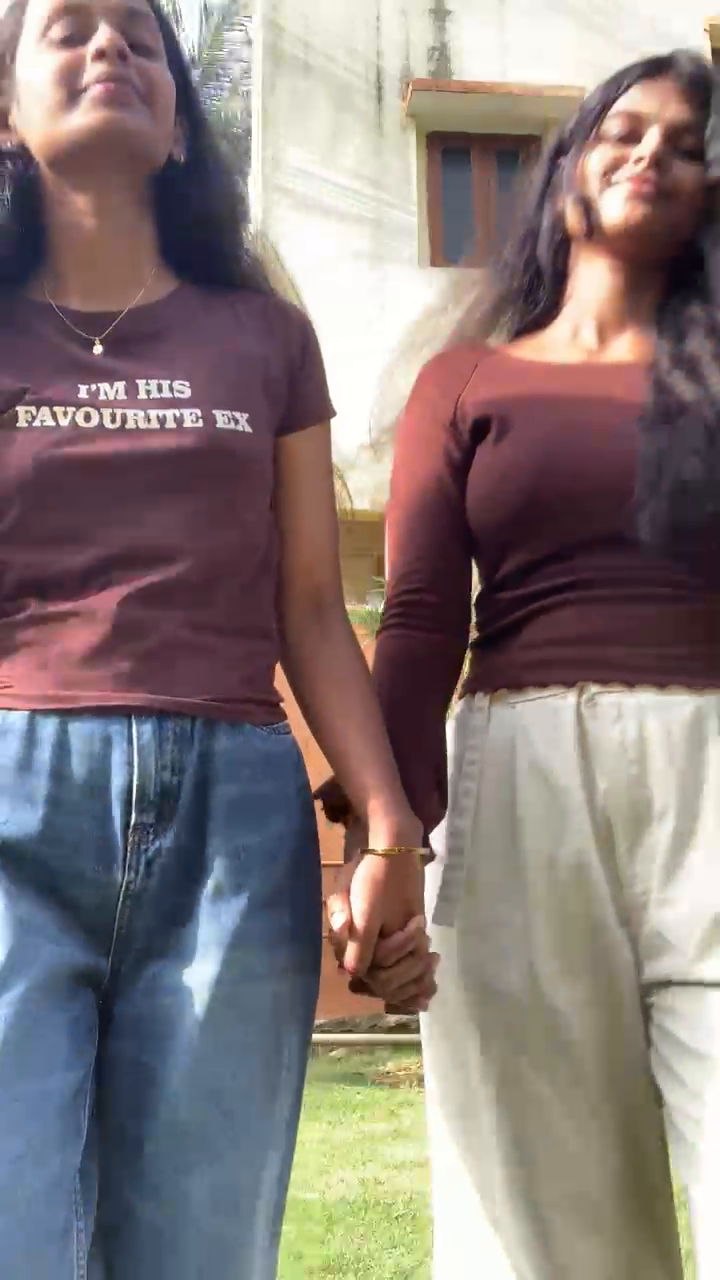
#> input picture frame 41 of sample_full.mp4, 720 x 1280 px, given in place of sample.mp4, which was not available
$ python test_enhance.py
#> lines starting #> are read from the running program, lines starting #| are printed output that depends on the picture
### enhance.py
import cv2
import numpy as np

clahe = cv2.createCLAHE(clipLimit=3.0, tileGridSize=(8, 8))
GAMMA_TABLE = np.array([(i / 255.0) ** 0.5 * 255 for i in range(256)]).astype("uint8")

def enhance(frame, denoise=False):
    brightened = cv2.LUT(frame, GAMMA_TABLE)
    lab = cv2.cvtColor(brightened, cv2.COLOR_BGR2LAB)
    l, a, b = cv2.split(lab)
    l = clahe.apply(l)
    result = cv2.cvtColor(cv2.merge((l, a, b)), cv2.COLOR_LAB2BGR)
    if denoise:  # slow, so off by default
        result = cv2.fastNlMeansDenoisingColored(result, None, 5, 5, 7, 21)
    return cv2.GaussianBlur(result, (3, 3), 0)

### test_enhance.py
import cv2
import numpy as np
from enhance import enhance

def boost(frame):
    """Stronger brightening for videos that are already dark."""
    gray = cv2.cvtColor(frame, cv2.COLOR_BGR2GRAY)
    p = np.percentile(gray, 99.5)
    gain = min(200.0 / max(p, 5), 40)
    out = np.clip(frame.astype(np.float32) * gain, 0, 255).astype(np.uint8)
    return enhance(out), gain

cap = cv2.VideoCapture("sample.mp4")
total = int(cap.get(cv2.CAP_PROP_FRAME_COUNT))
print("Total frames:", total)

for i, pos in enumerate([0.1, 0.3, 0.5, 0.7, 0.9], start=1):
    cap.set(cv2.CAP_PROP_POS_FRAMES, int(total * pos))
    ok, frame = cap.read()
    if not ok:
        continue
    boosted, gain = boost(frame)
    small_a = cv2.resize(frame, (640, 360))
    small_b = cv2.resize(boosted, (640, 360))
    cv2.imwrite(f"compare_{i}.jpg", np.hstack([small_a, small_b]))
    print(f"frame at {int(pos*100)}%: average brightness {frame.mean():.1f}, gain used {gain:.1f}")
#> this loop made 5 passes
#> (p in boost, gain) on passes 1 to 5: (255, 0.784), (250, 0.8), (241, 0.83), (243, 0.823), (237, 0.844)
#> (printed output is left out)
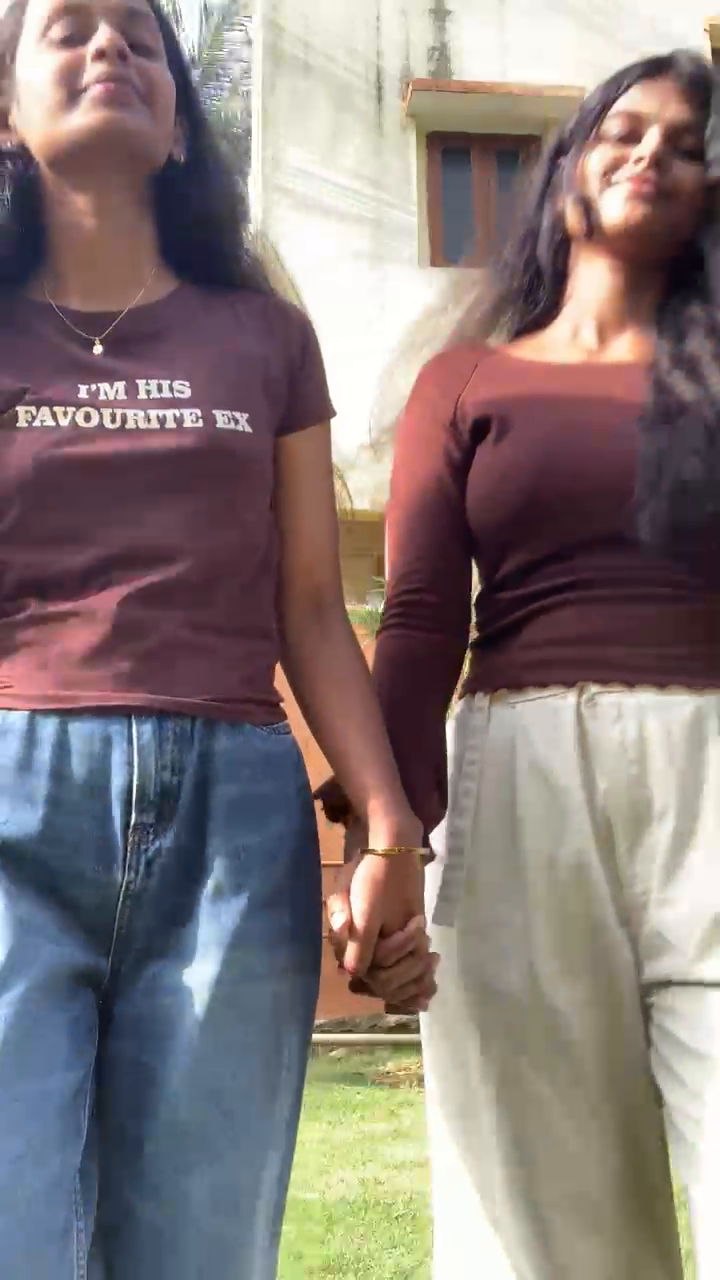
#> input picture frame 41 of sample_full.mp4, 720 x 1280 px, given in place of sample.mp4, which was not available
#> pass 1, in boost, `gray = cv2.cvtColor(frame, cv2.COLOR_BGR2GRAY)`:
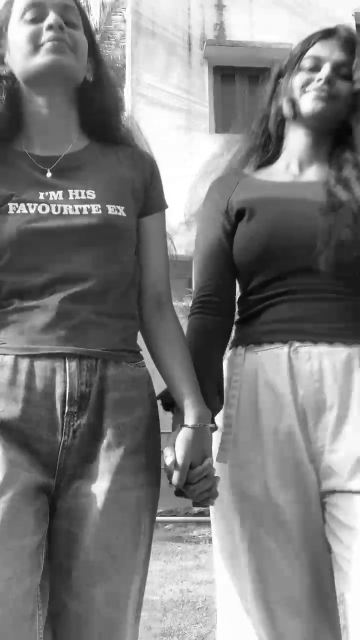
#> gray: shape (1280, 720) (shown at 1/2 size); min 1, max 255, mean 124.4
#> pass 1, in enhance, `brightened = cv2.LUT(frame, GAMMA_TABLE)`:
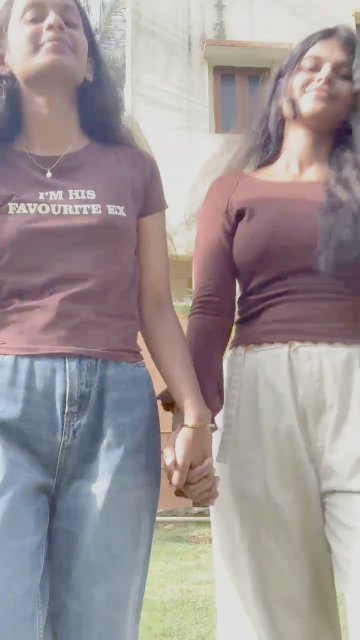
#> brightened: shape (1280, 720, 3) (shown at 1/2 size); mean B, G, R 148.3, 147.3, 156.6
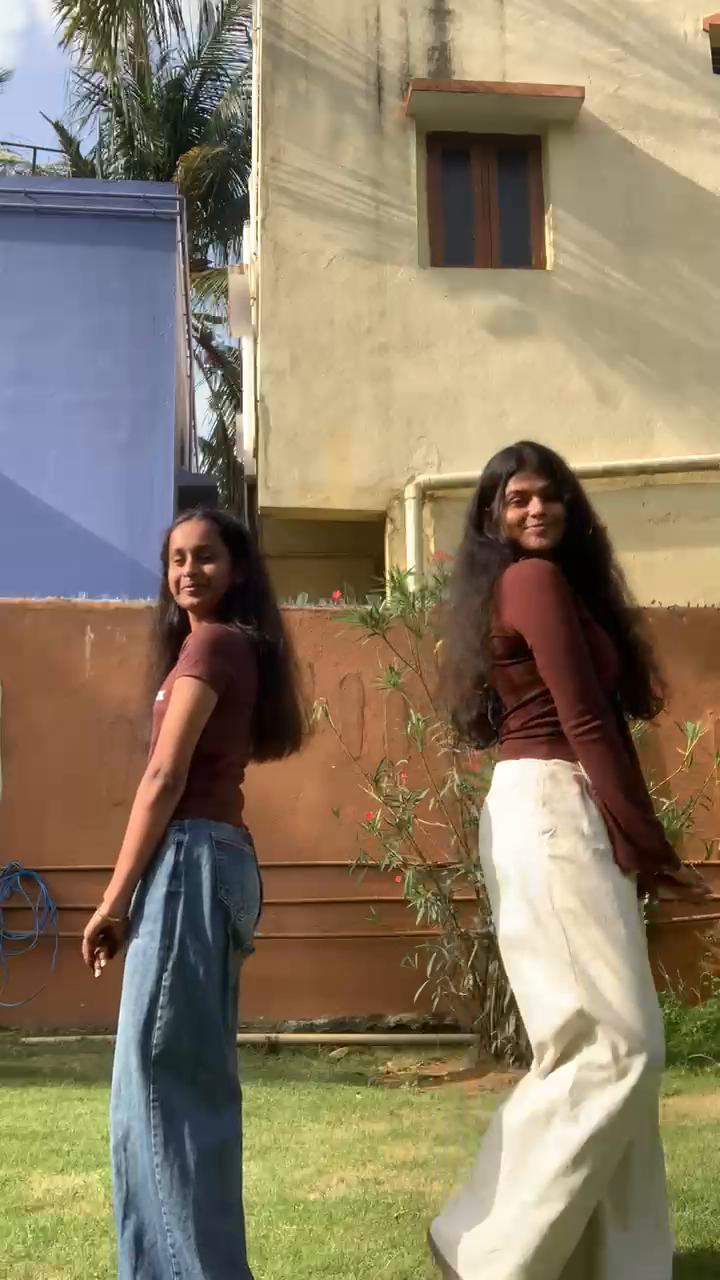
#> input picture frame 125 of sample_full.mp4, 720 x 1280 px, given in place of sample.mp4, which was not available
#> after the loop:
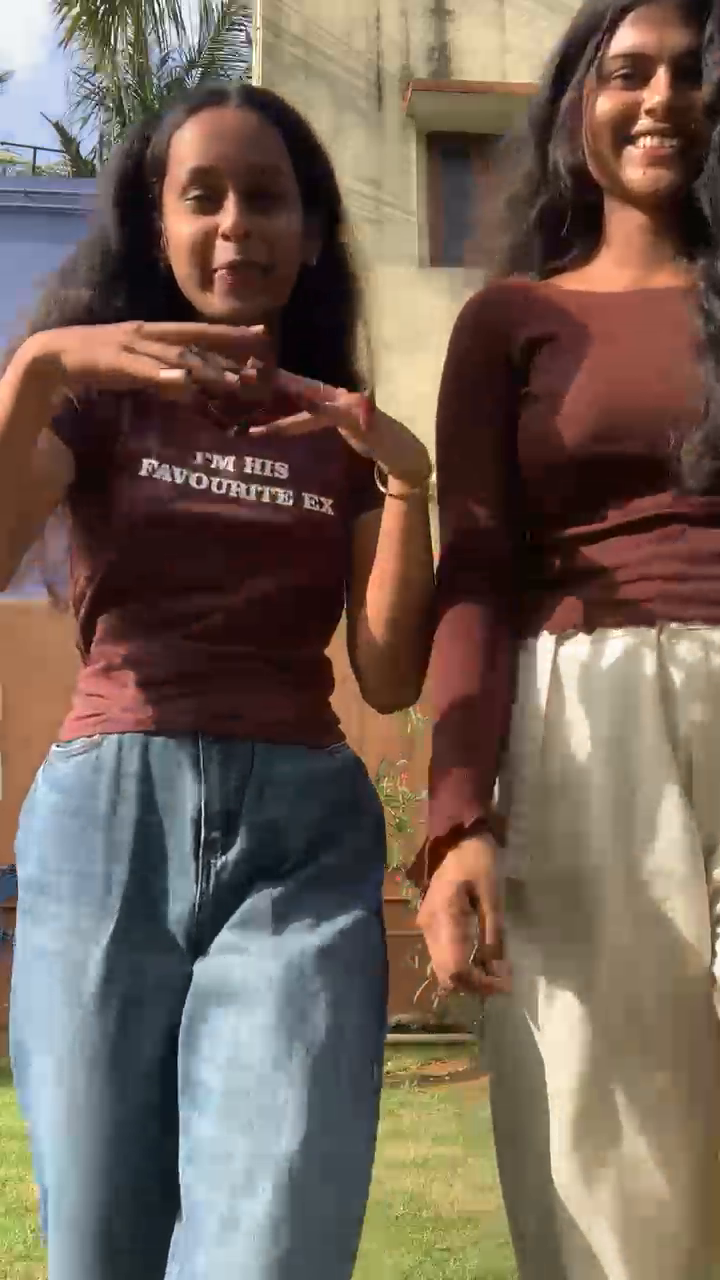
#> frame: shape (1280, 720, 3); mean B, G, R 86, 97.6, 114.3

print("Done. Open compare_1.jpg to compare_5.jpg (left = original, right = brightened)")

$ run again, starting later in the video
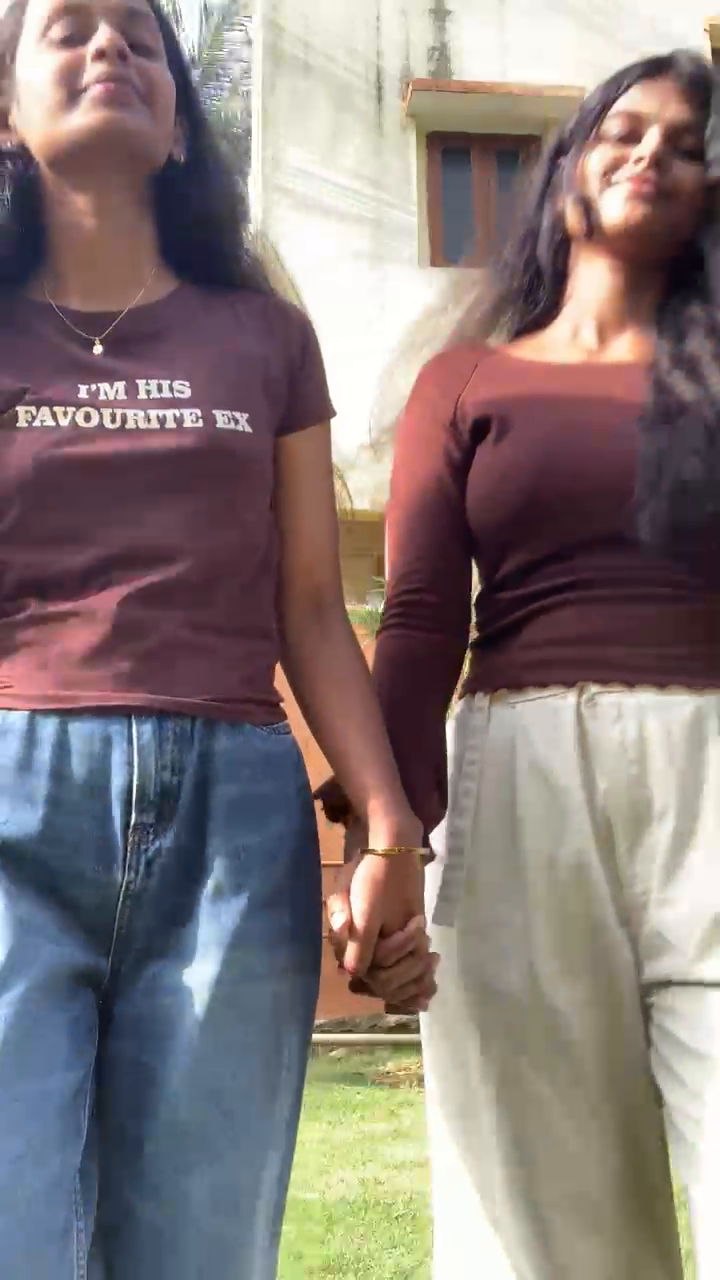
#> input picture frame 41 of sample_full.mp4, 720 x 1280 px, given in place of sample.mp4, which was not available
#> the loop `for i, pos in enumerate([0.1, 0.3, 0.5, 0.7, 0.9], start=1):` made 5 passes
#> (p in boost, gain) on passes 1 to 5: (255, 0.784), (250, 0.8), (241, 0.83), (243, 0.823), (237, 0.844)
#> (printed output is left out)
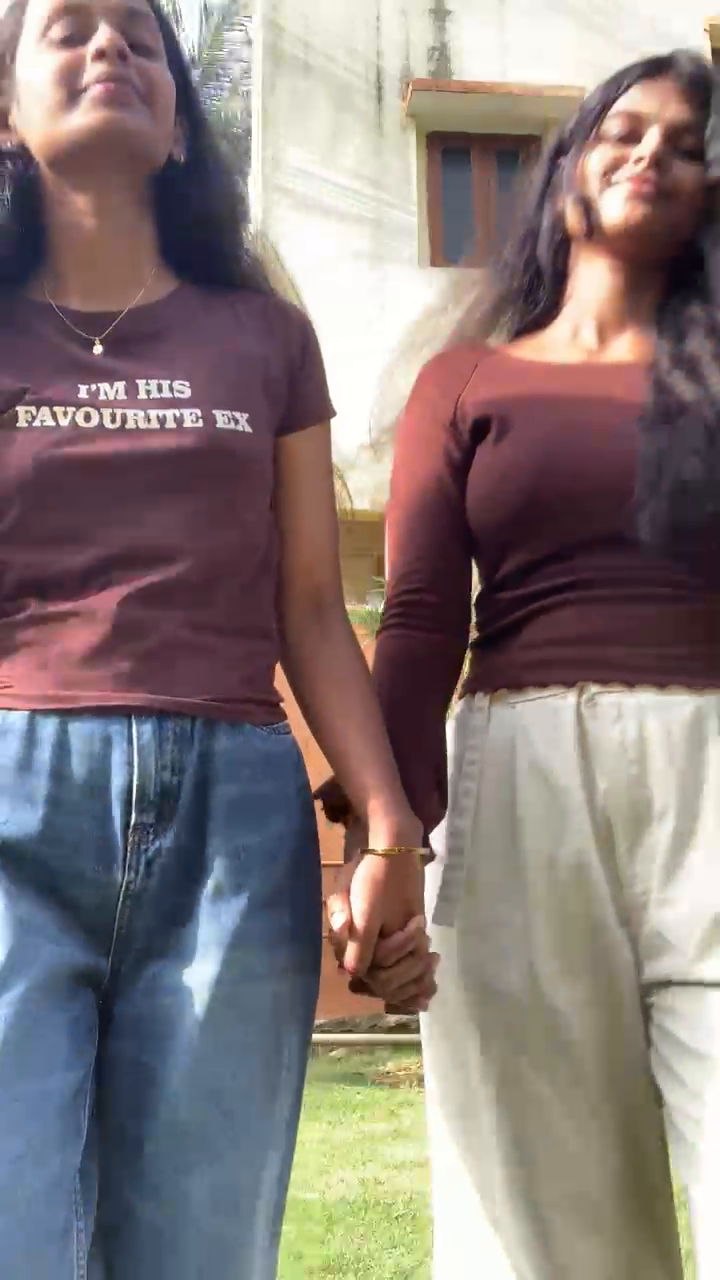
#> input picture frame 41 of sample_full.mp4, 720 x 1280 px, given in place of sample.mp4, which was not available
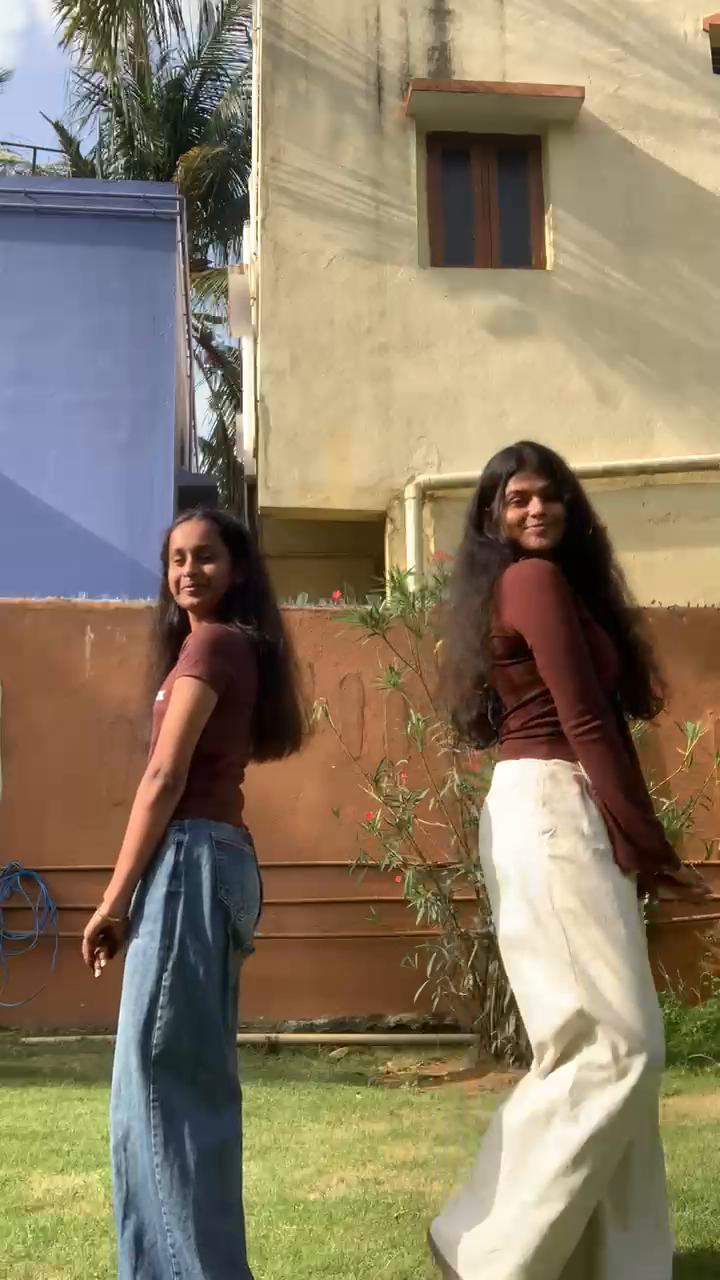
#> input picture frame 125 of sample_full.mp4, 720 x 1280 px, given in place of sample.mp4, which was not available

$ run again, starting later in the video
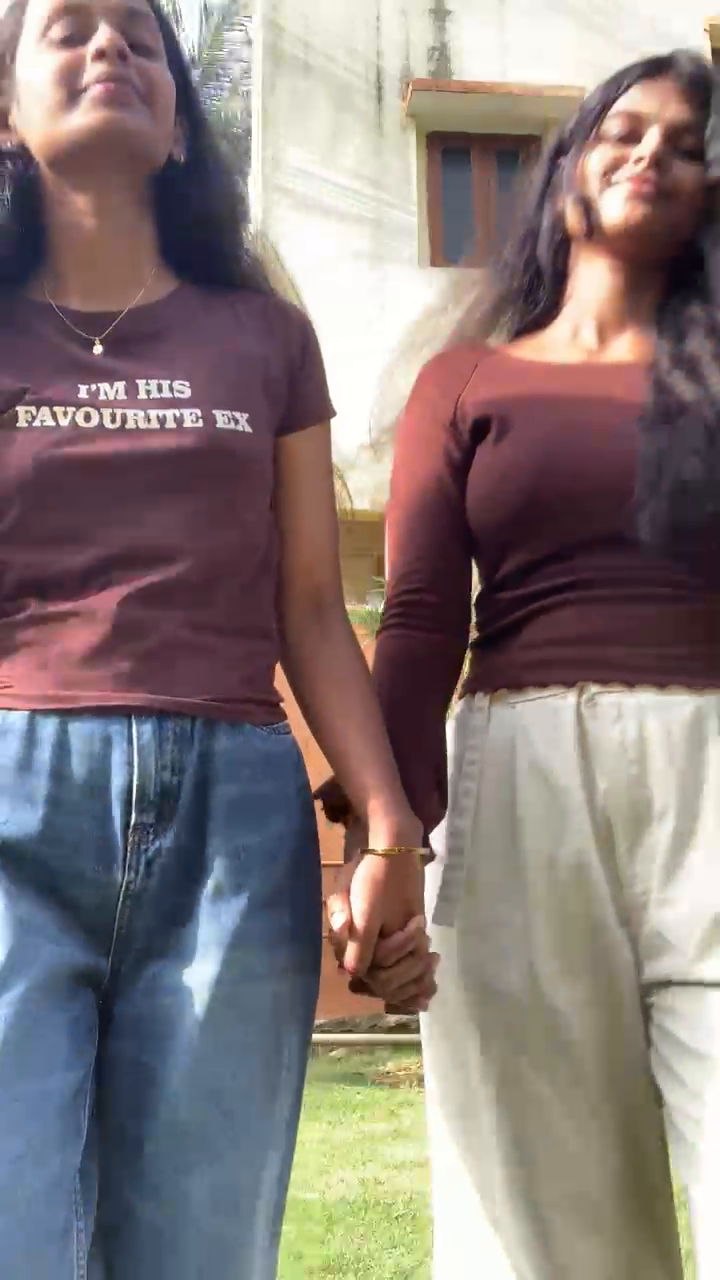
#> input picture frame 41 of sample_full.mp4, 720 x 1280 px, given in place of sample.mp4, which was not available
#> the loop `for i, pos in enumerate([0.1, 0.3, 0.5, 0.7, 0.9], start=1):` made 5 passes
#> (p in boost, gain) on passes 1 to 5: (255, 0.784), (250, 0.8), (241, 0.83), (243, 0.823), (237, 0.844)
#> (printed output is left out)
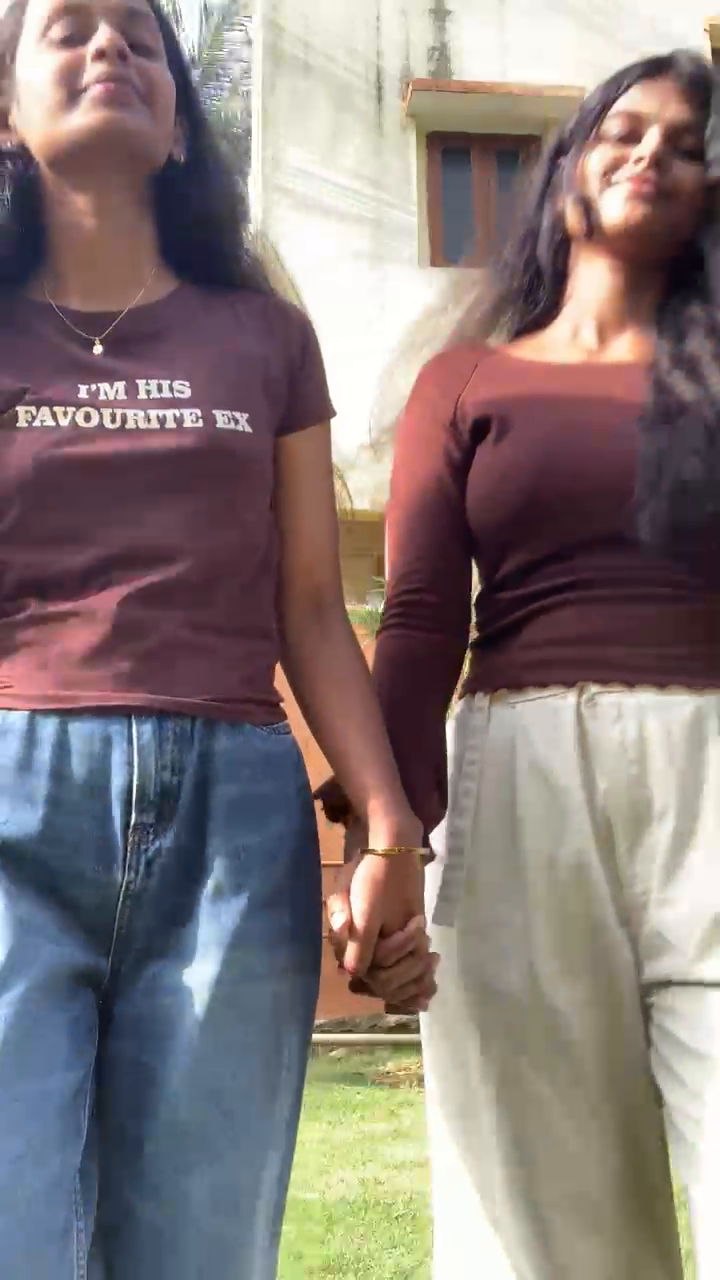
#> input picture frame 41 of sample_full.mp4, 720 x 1280 px, given in place of sample.mp4, which was not available
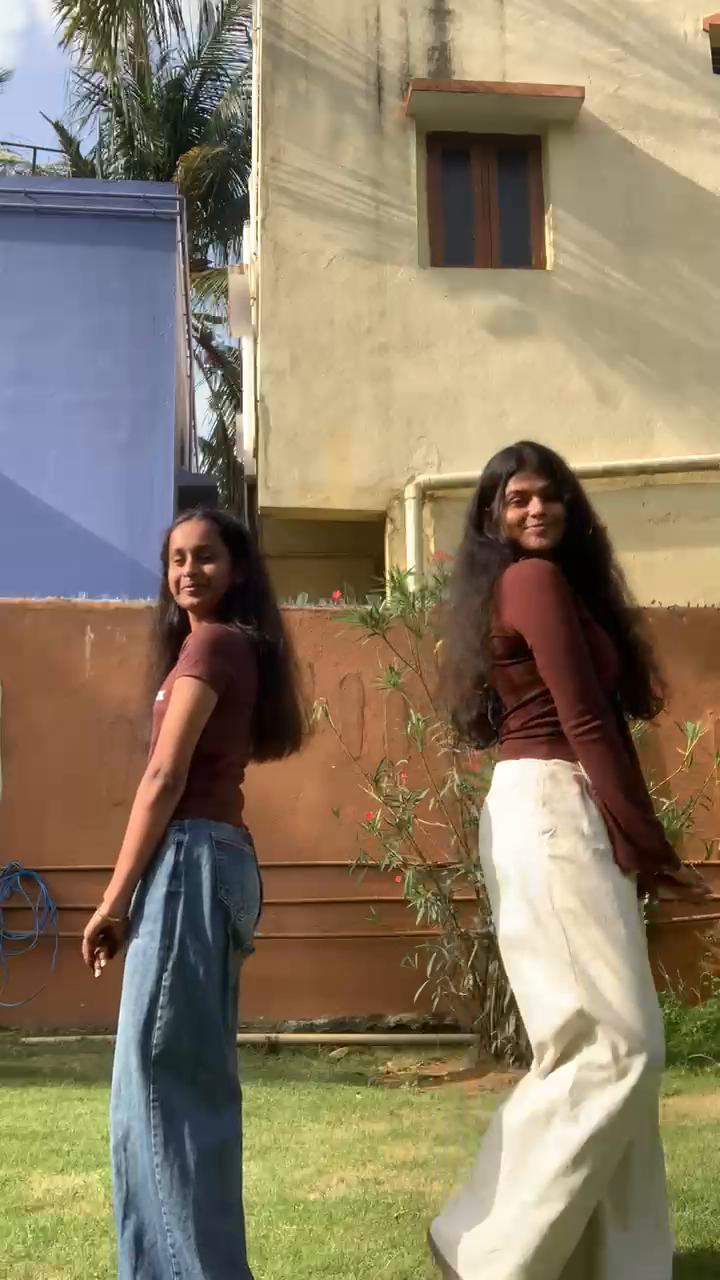
#> input picture frame 125 of sample_full.mp4, 720 x 1280 px, given in place of sample.mp4, which was not available
